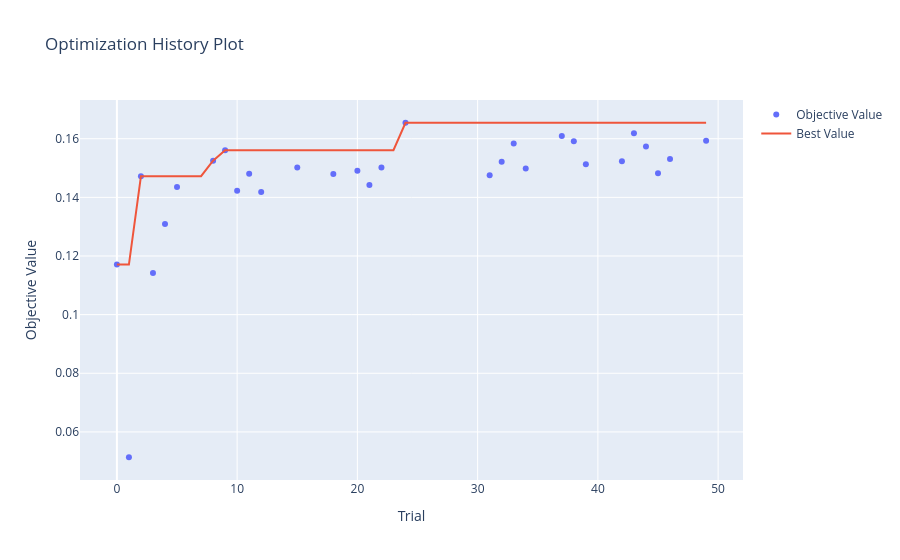

The cell this chart's notebook holds for it:
### Markdown cell above
## Analyze study

### Code cell
plot_optimization_history(study)

### Figure 1 — Plotly figure (JSON) as saved in the notebook; plotly's stock layout.template omitted (floating-point values rounded to 4 significant figures)
{"data": [{"mode": "markers", "name": "Objective Value", "type": "scatter", "x": [0, 1, 2, 3, 4, 5, 8, 9, 10, 11, 12, 15, 18, 20, 21, 22, 24, 31, 32, 33, 34, 37, 38, 39, 42, 43, 44, 45, 46, 49], "y": [0.1171, 0.05136, 0.1472, 0.1142, 0.1309, 0.1435, 0.1525, 0.1561, 0.1423, 0.148, 0.1418, 0.1502, 0.1479, 0.1491, 0.1442, 0.1502, 0.1655, 0.1475, 0.1522, 0.1584, 0.1498, 0.1609, 0.1592, 0.1513, 0.1524, 0.1619, 0.1573, 0.1482, 0.1531, 0.1594]}, {"mode": "lines", "name": "Best Value", "type": "scatter", "x": [0, 1, 2, 3, 4, 5, 6, 7, 8, 9, 10, 11, 12, 13, 14, 15, 16, 17, 18, 19, 20, 21, 22, 23, 24, 25, 26, 27, 28, 29, 30, 31, 32, 33, 34, 35, 36, 37, 38, 39, 40, 41, 42, 43, 44, 45, 46, 47, 48, 49], "y": [0.1171, 0.1171, 0.1472, 0.1472, 0.1472, 0.1472, 0.1472, 0.1472, 0.1525, 0.1561, 0.1561, 0.1561, 0.1561, 0.1561, 0.1561, 0.1561, 0.1561, 0.1561, 0.1561, 0.1561, 0.1561, 0.1561, 0.1561, 0.1561, 0.1655, 0.1655, 0.1655, 0.1655, 0.1655, 0.1655, 0.1655, 0.1655, 0.1655, 0.1655, 0.1655, 0.1655, 0.1655, 0.1655, 0.1655, 0.1655, 0.1655, 0.1655, 0.1655, 0.1655, 0.1655, 0.1655, 0.1655, 0.1655, 0.1655, 0.1655]}, {"marker": {"color": "#cccccc"}, "mode": "markers", "name": "Infeasible Trial", "showlegend": false, "type": "scatter", "x": [], "y": []}], "layout": {"title": {"text": "Optimization History Plot"}, "xaxis": {"title": {"text": "Trial"}}, "yaxis": {"title": {"text": "Objective Value"}}}}
